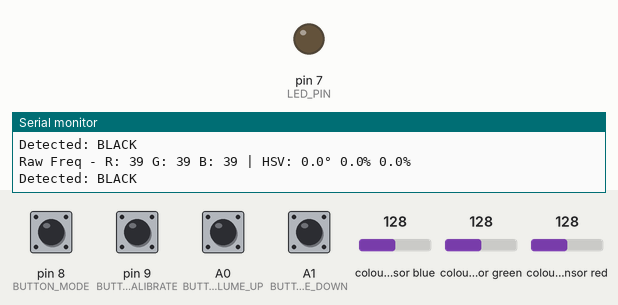
Simulated run of this sketch. Board: Arduino Uno, built with avr-gcc and run on an emulated ATmega328P. Parts: output pins drawn as LEDs (lit = HIGH), the last lines printed to the serial monitor. Wiring (inferred from the names in the program): TCS3200 colour sensor: output pin 6; S2 pin 4; S3 pin 5; S0 pin 2; S1 pin 3. Dashed ring = blinking. Inputs (shaded band) come from the test bench; at power-on: A0 (BUTTON_VOLUME_UP), A1 (BUTTON_VOLUME_DOWN), pin 8 (BUTTON_MODE), pin 9 (BUTTON_CALIBRATE) HIGH, colour sensor blue 128, colour sensor green 128, colour sensor red 128. EEPROM starts erased; the audio player accepts every command and is not drawn; pins used as bus, display or sensor lines are not drawn.

Above: at 2.9 s.
3.0 s: pin 8 (BUTTON_MODE) pulled LOW for 1 s
At 3.52 s:
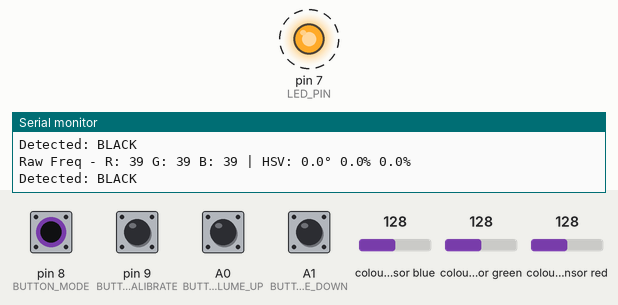
5.5 s: pin 9 (BUTTON_CALIBRATE) pulled LOW for 1 s
At 5.74 s:
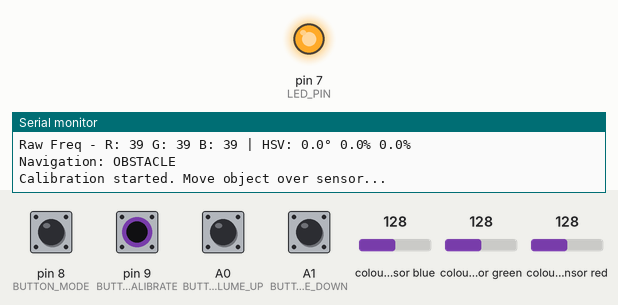
11.9 s: pin 8 (BUTTON_MODE) pulled LOW for 1 s
15.1 s: pin 8 (BUTTON_MODE) pulled LOW for 0.15 s
At 17.2 s:
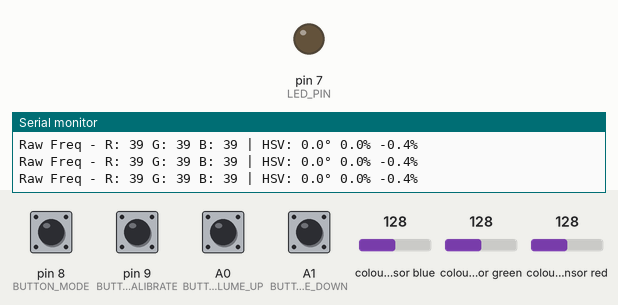
Timing chart, 0 to 18.7 s (numbered marks = the images above; inputs shaded):
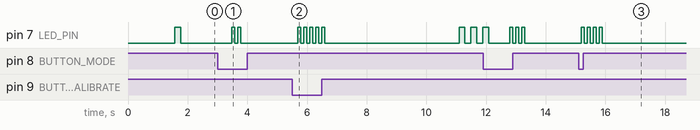

The sketch:

COSAR.ino
```cpp
#include <SoftwareSerial.h>
#include <DFRobotDFPlayerMini.h>
#include <EEPROM.h>


// COSAR UNIFIED FIRMWARE - Multi-Mode Color Detection System
// Version: 1.0
// Features: Color Identification, Navigation, Medicine/Danger Detection
// Mode Switching: Via Push Buttons (No Recompiling Required)


// ============== PIN DEFINITIONS ==============
#define S0 2
#define S1 3
#define S2 4
#define S3 5
#define SENSOR_OUT 6
#define LED_PIN 7

// Button pins for mode switching
#define BUTTON_MODE 8      // Switch between modes
#define BUTTON_CALIBRATE 9 // Trigger calibration
#define BUTTON_VOLUME_UP A0   // Increase volume
#define BUTTON_VOLUME_DOWN A1 // Decrease volume

// ============== CONSTANTS ==============
// Operating Modes
enum Mode {
  MODE_COLOR_ID = 0,      // Identify general colors
  MODE_NAVIGATION = 1,    // Navigation directions
  MODE_MEDICINE = 2,      // Medicine/Danger detection
  MODE_CALIBRATION = 3    // Calibration mode
};

// EEPROM addresses for storing settings
#define EEPROM_MODE_ADDR 0
#define EEPROM_VOLUME_ADDR 1
#define EEPROM_MIN_RED_ADDR 2
#define EEPROM_MAX_RED_ADDR 6
#define EEPROM_MIN_GREEN_ADDR 10
#define EEPROM_MAX_GREEN_ADDR 14
#define EEPROM_MIN_BLUE_ADDR 18
#define EEPROM_MAX_BLUE_ADDR 22

// ============== GLOBAL VARIABLES ==============
SoftwareSerial dfSerial(10, 11); // RX, TX for DFPlayer
DFRobotDFPlayerMini dfPlayer;

// Mode variables
Mode currentMode = MODE_COLOR_ID;
int currentVolume = 20;

// Calibration variables
int minRed = 1000, minGreen = 1000, minBlue = 1000;
int maxRed = 0, maxGreen = 0, maxBlue = 0;
bool isCalibrating = false;
unsigned long calibrationStart = 0;
const unsigned long CALIBRATION_DURATION = 5000; // 5 seconds

// Color frequency readings
int redFrequency = 0, greenFrequency = 0, blueFrequency = 0;

// Button debouncing
unsigned long lastButtonPress = 0;
const unsigned long DEBOUNCE_DELAY = 300;

// SETUP FUNCTION
void setup() {
  // Initialize pins
  pinMode(S0, OUTPUT);
  pinMode(S1, OUTPUT);
  pinMode(S2, OUTPUT);
  pinMode(S3, OUTPUT);
  pinMode(SENSOR_OUT, INPUT);
  pinMode(LED_PIN, OUTPUT);

  // Button pins
  pinMode(BUTTON_MODE, INPUT_PULLUP);
  pinMode(BUTTON_CALIBRATE, INPUT_PULLUP);
  pinMode(BUTTON_VOLUME_UP, INPUT_PULLUP);
  pinMode(BUTTON_VOLUME_DOWN, INPUT_PULLUP);

  // Initialize serial communication
  Serial.begin(9600);
  dfSerial.begin(9600);
  delay(1000);

  // Initialize DFPlayer
  if (!dfPlayer.begin(dfSerial)) {
    Serial.println("DFPlayer not detected!");
    blinkError();
    while (1);
  }

  Serial.println("=== COSAR UNIFIED FIRMWARE ===");
  Serial.println("DFPlayer initialized successfully");

  // Set sensor scaling (20%)
  digitalWrite(S0, HIGH);
  digitalWrite(S1, LOW);

  // Load settings from EEPROM
  loadSettings();

  // Set initial volume
  dfPlayer.volume(currentVolume);

  // Print startup info
  printStartupInfo();

  // Quick test
  digitalWrite(LED_PIN, HIGH);
  delay(200);
  digitalWrite(LED_PIN, LOW);
}


// MAIN LOOP

void loop() {
  // Check for button presses
  handleButtonPresses();

  // Read color from sensor
  readColorSensor();

  // Process based on current mode
  if (isCalibrating) {
    handleCalibration();
  } else {
    processColor();
  }

  delay(500); // Adjustment delay
}


// BUTTON HANDLING
void handleButtonPresses() {
  if (millis() - lastButtonPress < DEBOUNCE_DELAY) {
    return; // Debounce
  }

  // Mode button (switch between modes)
  if (digitalRead(BUTTON_MODE) == LOW) {
    lastButtonPress = millis();
    switchMode();
    delay(50);
  }

  // Calibration button
  if (digitalRead(BUTTON_CALIBRATE) == LOW) {
    lastButtonPress = millis();
    startCalibration();
    delay(50);
  }

  // Volume up button
  if (digitalRead(BUTTON_VOLUME_UP) == LOW) {
    lastButtonPress = millis();
    if (currentVolume < 30) {
      currentVolume++;
      dfPlayer.volume(currentVolume);
      Serial.print("Volume: ");
      Serial.println(currentVolume);
      digitalWrite(LED_PIN, HIGH);
      delay(50);
      digitalWrite(LED_PIN, LOW);
    }
  }

  // Volume down button
  if (digitalRead(BUTTON_VOLUME_DOWN) == LOW) {
    lastButtonPress = millis();
    if (currentVolume > 0) {
      currentVolume--;
      dfPlayer.volume(currentVolume);
      Serial.print("Volume: ");
      Serial.println(currentVolume);
      digitalWrite(LED_PIN, HIGH);
      delay(50);
      digitalWrite(LED_PIN, LOW);
    }
  }
}


// MODE SWITCHING
void switchMode() {
  currentMode = (Mode)((currentMode + 1) % 4);
  saveSettings();

  // Flash LED to indicate mode change
  for (int i = 0; i < currentMode + 1; i++) {
    digitalWrite(LED_PIN, HIGH);
    delay(100);
    digitalWrite(LED_PIN, LOW);
    delay(100);
  }

  printStartupInfo();
}

void printStartupInfo() {
  Serial.print("Current Mode: ");

  switch (currentMode) {
    case MODE_COLOR_ID:
      Serial.println("COLOR IDENTIFICATION");
      dfPlayer.play(101); // Play mode announcement
      break;
    case MODE_NAVIGATION:
      Serial.println("NAVIGATION");
      dfPlayer.play(102);
      break;
    case MODE_MEDICINE:
      Serial.println("MEDICINE/DANGER DETECTION");
      dfPlayer.play(103);
      break;
    case MODE_CALIBRATION:
      Serial.println("CALIBRATION");
      break;
  }

  Serial.print("Volume: ");
  Serial.println(currentVolume);
}


// COLOR SENSOR READING
void readColorSensor() {
  redFrequency = getFrequency(LOW, LOW);      // Red
  greenFrequency = getFrequency(HIGH, HIGH);  // Green
  blueFrequency = getFrequency(LOW, HIGH);    // Blue
}

int getFrequency(bool s2State, bool s3State) {
  digitalWrite(S2, s2State);
  digitalWrite(S3, s3State);
  delay(10);
  return pulseIn(SENSOR_OUT, LOW, 100000); // 100ms timeout
}

// CALIBRATION
void startCalibration() {
  isCalibrating = true;
  calibrationStart = millis();
  minRed = 1000; minGreen = 1000; minBlue = 1000;
  maxRed = 0; maxGreen = 0; maxBlue = 0;

  Serial.println("Calibration started. Move object over sensor...");
  dfPlayer.play(104); // Play calibration announcement

  // Blink LED rapidly during calibration
  for (int i = 0; i < 5; i++) {
    digitalWrite(LED_PIN, HIGH);
    delay(100);
    digitalWrite(LED_PIN, LOW);
    delay(100);
  }
}

void handleCalibration() {
  // Update min/max values
  minRed = min(minRed, redFrequency);
  maxRed = max(maxRed, redFrequency);
  minGreen = min(minGreen, greenFrequency);
  maxGreen = max(maxGreen, greenFrequency);
  minBlue = min(minBlue, blueFrequency);
  maxBlue = max(maxBlue, blueFrequency);

  // Print current values
  Serial.print("R: "); Serial.print(minRed); Serial.print("-"); Serial.print(maxRed);
  Serial.print(" | G: "); Serial.print(minGreen); Serial.print("-"); Serial.print(maxGreen);
  Serial.print(" | B: "); Serial.print(minBlue); Serial.print("-"); Serial.println(maxBlue);

  // Check if calibration time is complete
  if (millis() - calibrationStart > CALIBRATION_DURATION) {
    isCalibrating = false;
    saveCalibration();
    Serial.println("Calibration complete!");
    dfPlayer.play(105); // Play completion announcement

    // Flash LED to indicate completion
    for (int i = 0; i < 3; i++) {
      digitalWrite(LED_PIN, HIGH);
      delay(200);
      digitalWrite(LED_PIN, LOW);
      delay(200);
    }
  }
}

// COLOR PROCESSING & DETECTION
void processColor() {
  // Normalize RGB values (0-255)
  int red = map(constrain(redFrequency, minRed, maxRed), minRed, maxRed, 0, 255);
  int green = map(constrain(greenFrequency, minGreen, maxGreen), minGreen, maxGreen, 0, 255);
  int blue = map(constrain(blueFrequency, minBlue, maxBlue), minBlue, maxBlue, 0, 255);

  // Convert to HSV for better color detection
  float hue, saturation, value;
  rgbToHsv(red, green, blue, hue, saturation, value);

  // Debug output
  Serial.print("Raw Freq - R: "); Serial.print(redFrequency);
  Serial.print(" G: "); Serial.print(greenFrequency);
  Serial.print(" B: "); Serial.print(blueFrequency);
  Serial.print(" | HSV: "); Serial.print(hue, 1);
  Serial.print("° "); Serial.print(saturation * 100, 1);
  Serial.print("% "); Serial.print(value * 100, 1);
  Serial.println("%");

  // Detect and announce color based on mode
  switch (currentMode) {
    case MODE_COLOR_ID:
      detectColorIdentification(hue, saturation, value);
      break;
    case MODE_NAVIGATION:
      detectNavigation(hue, saturation, value);
      break;
    case MODE_MEDICINE:
      detectMedicineAndDanger(hue, saturation, value);
      break;
    default:
      break;
  }
}


// RGB TO HSV CONVERSION
void rgbToHsv(int r, int g, int b, float &hue, float &saturation, float &value) {
  float rf = r / 255.0, gf = g / 255.0, bf = b / 255.0;
  float maxVal = max(rf, max(gf, bf));
  float minVal = min(rf, min(gf, bf));
  float delta = maxVal - minVal;

  // Calculate Hue
  hue = 0;
  if (delta > 0) {
    if (maxVal == rf) {
      hue = fmod(((gf - bf) / delta), 6) * 60;
    } else if (maxVal == gf) {
      hue = ((bf - rf) / delta + 2) * 60;
    } else {
      hue = ((rf - gf) / delta + 4) * 60;
    }
    if (hue < 0) hue += 360;
  }

  // Calculate Saturation
  saturation = (maxVal == 0) ? 0 : (delta / maxVal);

  // Calculate Value
  value = maxVal;
}


// MODE 1: COLOR IDENTIFICATION
void detectColorIdentification(float hue, float saturation, float value) {
  if (value < 0.15) {
    Serial.println("Detected: BLACK");
    dfPlayer.play(1);
  } else if (saturation < 0.15) {
    Serial.println("Detected: WHITE/GRAY");
    dfPlayer.play(2);
  } else if (hue >= 0 && hue < 15) {
    Serial.println("Detected: RED");
    dfPlayer.play(3);
  } else if (hue >= 15 && hue < 45) {
    Serial.println("Detected: ORANGE");
    dfPlayer.play(4);
  } else if (hue >= 45 && hue < 65) {
    Serial.println("Detected: YELLOW");
    dfPlayer.play(5);
  } else if (hue >= 65 && hue < 160) {
    Serial.println("Detected: GREEN");
    dfPlayer.play(6);
  } else if (hue >= 160 && hue < 200) {
    Serial.println("Detected: CYAN");
    dfPlayer.play(7);
  } else if (hue >= 200 && hue < 260) {
    Serial.println("Detected: BLUE");
    dfPlayer.play(8);
  } else if (hue >= 260 && hue < 290) {
    Serial.println("Detected: PURPLE");
    dfPlayer.play(9);
  } else if (hue >= 290 && hue < 330) {
    Serial.println("Detected: MAGENTA");
    dfPlayer.play(10);
  } else if (hue >= 330 && hue < 360) {
    Serial.println("Detected: PINK");
    dfPlayer.play(11);
  } else {
    Serial.println("Detected: UNKNOWN");
  }
}


// MODE 2: NAVIGATION
void detectNavigation(float hue, float saturation, float value) {
  if (value < 0.15) {
    Serial.println("Navigation: OBSTACLE");
    dfPlayer.play(20);
  } else if (saturation < 0.15) {
    Serial.println("Navigation: CLEAR PATH (White)");
    dfPlayer.play(21);
  } else if (hue >= 0 && hue < 30) {
    Serial.println("Navigation: STRAIGHT (Red)");
    dfPlayer.play(22);
  } else if (hue >= 85 && hue < 160) {
    Serial.println("Navigation: RIGHT (Green)");
    dfPlayer.play(23);
  } else if (hue >= 200 && hue < 260) {
    Serial.println("Navigation: LEFT (Blue)");
    dfPlayer.play(24);
  } else if (hue >= 260 && hue < 330) {
    Serial.println("Navigation: DESTINATION (Purple)");
    dfPlayer.play(25);
  } else if (hue >= 45 && hue < 65) {
    Serial.println("Navigation: LOCATION (Yellow)");
    dfPlayer.play(26);
  } else if (hue >= 330 && hue < 360) {
    Serial.println("Navigation: SPECIAL LOCATION (Pink)");
    dfPlayer.play(27);
  } else {
    Serial.println("Navigation: UNCERTAIN");
  }
}


// MODE 3: MEDICINE & DANGER DETECTION

void detectMedicineAndDanger(float hue, float saturation, float value) {
  if (value < 0.15) {
    Serial.println("Status: DARK/BLOCKED");
    dfPlayer.play(30);
  } else if (saturation < 0.15) {
    Serial.println("Status: CLEAR");
    dfPlayer.play(31);
  } else if (hue >= 0 && hue < 30) {
    Serial.println("Status: DANGER - RED ALERT");
    dfPlayer.play(32);
  } else if (hue >= 85 && hue < 160) {
    Serial.println("Status: MEDICINE - PHARMACY");
    dfPlayer.play(33);
  } else if (hue >= 200 && hue < 260) {
    Serial.println("Status: EMERGENCY - BLUE ZONE");
    dfPlayer.play(34);
  } else if (hue >= 45 && hue < 65) {
    Serial.println("Status: CLINIC - YELLOW ZONE");
    dfPlayer.play(35);
  } else if (hue >= 260 && hue < 330) {
    Serial.println("Status: MEDICAL CENTER");
    dfPlayer.play(36);
  } else {
    Serial.println("Status: UNKNOWN");
  }
}


// EEPROM STORAGE

void saveSettings() {
  EEPROM.write(EEPROM_MODE_ADDR, currentMode);
  EEPROM.write(EEPROM_VOLUME_ADDR, currentVolume);
}

void loadSettings() {
  currentMode = (Mode)EEPROM.read(EEPROM_MODE_ADDR);
  currentVolume = EEPROM.read(EEPROM_VOLUME_ADDR);

  // Validate loaded values
  if (currentMode > 3) currentMode = MODE_COLOR_ID;
  if (currentVolume == 255 || currentVolume > 30) currentVolume = 20;
}

void saveCalibration() {
  // Simplified calibration storage
  EEPROM.put(EEPROM_MIN_RED_ADDR, minRed);
  EEPROM.put(EEPROM_MAX_RED_ADDR, maxRed);
  EEPROM.put(EEPROM_MIN_GREEN_ADDR, minGreen);
  EEPROM.put(EEPROM_MAX_GREEN_ADDR, maxGreen);
  EEPROM.put(EEPROM_MIN_BLUE_ADDR, minBlue);
  EEPROM.put(EEPROM_MAX_BLUE_ADDR, maxBlue);
}

void loadCalibration() {
  EEPROM.get(EEPROM_MIN_RED_ADDR, minRed);
  EEPROM.get(EEPROM_MAX_RED_ADDR, maxRed);
  EEPROM.get(EEPROM_MIN_GREEN_ADDR, minGreen);
  EEPROM.get(EEPROM_MAX_GREEN_ADDR, maxGreen);
  EEPROM.get(EEPROM_MIN_BLUE_ADDR, minBlue);
  EEPROM.get(EEPROM_MAX_BLUE_ADDR, maxBlue);
}

// UTILITY FUNCTIONS

void blinkError() {
  for (int i = 0; i < 10; i++) {
    digitalWrite(LED_PIN, HIGH);
    delay(100);
    digitalWrite(LED_PIN, LOW);
    delay(100);
  }
}


// END OF FIRMWARE


/*
BUTTON SETUP GUIDE:
===================

Connect push buttons to these pins with:
- One end to the pin
- Other end to GND
- 10kΩ pull-up resistor (or use INPUT_PULLUP)

Pin 8  (BUTTON_MODE):        Switch between modes
Pin 9  (BUTTON_CALIBRATE):   Start calibration
Pin A0 (BUTTON_VOLUME_UP):   Increase volume
Pin A1 (BUTTON_VOLUME_DOWN): Decrease volume

MODE SWITCHING:
Press Button 8 to cycle through:
1. COLOR IDENTIFICATION - Identify colors
2. NAVIGATION - Direction and location guidance
3. MEDICINE/DANGER - Health facility detection
4. Back to MODE 1

QUICK START:
1. Upload this code to Arduino
2. Connect buttons as shown above
3. Connect color sensor (TCS3200) to pins 2-6
4. Connect DFPlayer to pins 10-11
5. Place speaker/headphones on DFPlayer output
6. Press buttons to switch modes and control


CALIBRATION:
Press Button 9 to calibrate:
- Move colorful object over sensor for 5 seconds
- Device will auto-save calibration
- LED will flash when complete

AUDIO FILES NEEDED:
Place these MP3 files on microSD card:

001-011: Color names (Black, White, Red, Orange, Yellow, Green, Cyan, Blue, Purple, Magenta, Pink)
020-027: Navigation (Obstacle, Clear, Straight, Right, Left, Destination, Location, Special)
030-036: Medicine/Danger (Dark, Clear, Danger, Pharmacy, Emergency, Clinic, Center)
101-103: Mode announcements
104-105: Calibration messages
*/
```

Measured:
- after the input at 3.0 s, pin 7 (LED_PIN): alternates HIGH for 0.10 s and LOW for 0.10 s, 4 changes in all, then stays LOW, starting after 0.47 s
- after the input at 5.5 s, pin 7 (LED_PIN): LOW → HIGH after 0.20 s, → LOW 0.10 s later, → HIGH 0.10 s later, → LOW 0.10 s later, … (15 changes in this stretch)
- after the input at 15.1 s, pin 7 (LED_PIN): alternates HIGH for 0.10 s and LOW for 0.10 s, 8 changes in all, then stays LOW, starting after 0.10 s
